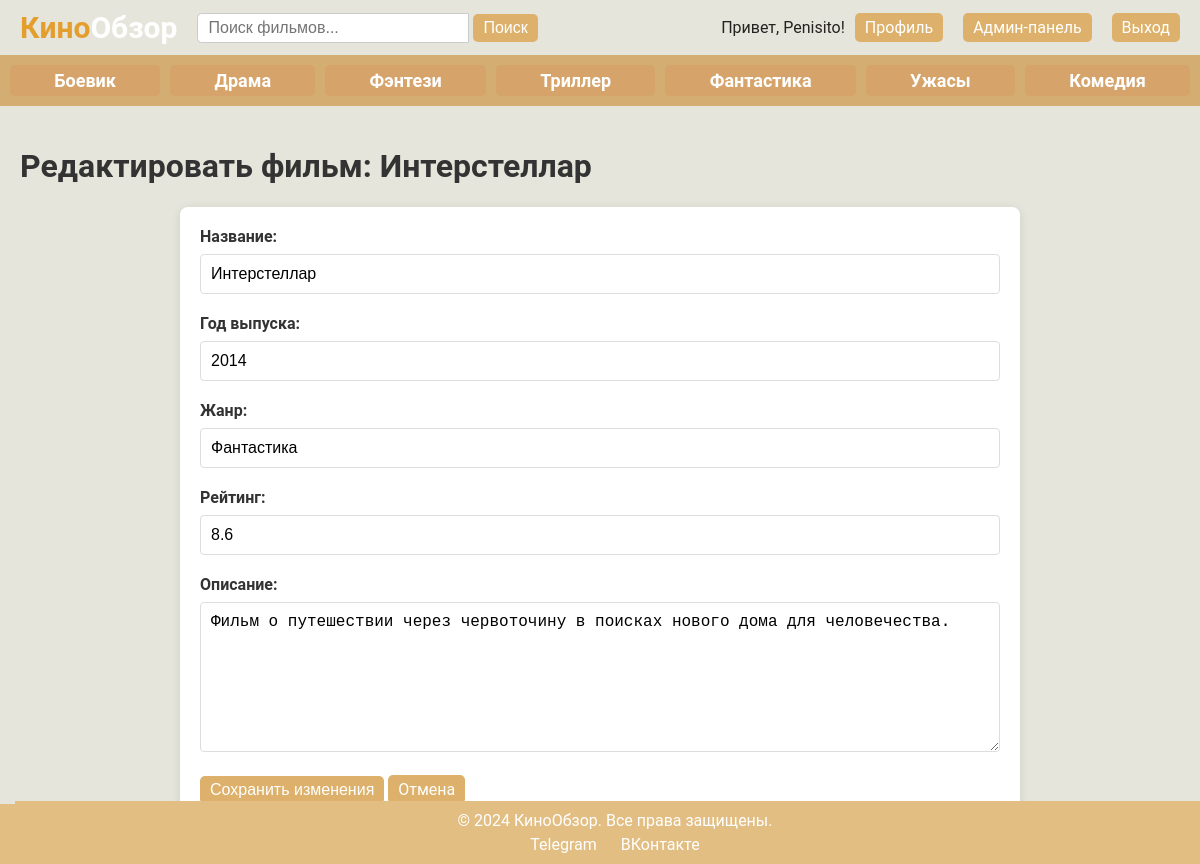
Screenshot of /kinoobzor/edit_movie.php?movie_id=1 (signed in) with the database file from the repository.
### tables this page shows
CREATE TABLE `movies` (
  `id` int NOT NULL,
  `title` varchar(255) NOT NULL,
  `genre` varchar(50) NOT NULL,
  `release_year` int NOT NULL,
  `rating` decimal(3,1) NOT NULL,
  `description` text,
  `created_at` timestamp NULL DEFAULT CURRENT_TIMESTAMP
);

### kinoobzor/edit_movie.php (the view, shortened to what this page needs)
<?php
include 'db.php';
$movie_id = $_GET['movie_id'] ?? null;
$stmt = $db->prepare("SELECT * FROM movies WHERE id = ?");
$stmt->execute([$movie_id]);
$movie = $stmt->fetch(PDO::FETCH_ASSOC);
?>
<!DOCTYPE html>
<html lang="ru">
<head>
    <link rel="stylesheet" href="styles.css">
</head>
<body>
    <?php include 'header.php'; ?>
    <div class="admin-container">
        <h1>Редактировать фильм: <?= htmlspecialchars($movie['title']) ?></h1>
        <form method="POST" class="movie-edit-form">
            <div class="form-group">
                <label for="title">Название:</label>
                <input type="text" id="title" name="title" value="<?= htmlspecialchars($movie['title']) ?>" required>
            </div>
            <div class="form-group">
                <label for="year">Год выпуска:</label>
                <input type="number" id="year" name="year" value="<?= htmlspecialchars($movie['release_year']) ?>" required>
            </div>
            <div class="form-group">
                <label for="genre">Жанр:</label>
                <input type="text" id="genre" name="genre" value="<?= htmlspecialchars($movie['genre']) ?>" required>
            </div>
            <div class="form-group">
                <label for="rating">Рейтинг:</label>
                <input type="number" step="0.1" id="rating" name="rating" min="0" max="10"
                       value="<?= htmlspecialchars($movie['rating']) ?>" required>
            </div>
            <div class="form-group">
                <label for="description">Описание:</label>
                <textarea id="description" name="description" rows="5" required><?= htmlspecialchars($movie['description']) ?></textarea>
            </div>
            <button type="submit" class="button-style">Сохранить изменения</button>
            <a href="admin_panel.php" class="button-style">Отмена</a>
        </form>
    </div>
</body>
</html>

### kinoobzor/styles.css (style rules this page uses)
body { font-family: 'Roboto', sans-serif; background-color: #E5E5DB; color: #333; margin: 0; padding: 0; transition: background-color 0.3s; }
.search-bar button, .button-style { padding: 5px 10px; background-color: #DDB16B; border: none; border-radius: 5px; color: white; cursor: pointer; font-size: 16px; text-decoration: none; }
.admin-container { padding: 20px; max-width: 1200px; margin: 0 auto; }
.movie-edit-form { max-width: 800px; margin: 20px auto; padding: 20px; background: white; border-radius: 8px; box-shadow: 0 2px 10px rgba(0,0,0,0.1); }
.form-group { margin-bottom: 15px; }
.form-group label { display: block; margin-bottom: 5px; font-weight: bold; }
.form-group input, .form-group textarea, .form-group select { width: 100%; padding: 8px; border: 1px solid #ddd; border-radius: 4px; box-sizing: border-box; }
.form-group textarea { min-height: 150px; resize: vertical; }
.form-group { margin-bottom: 20px; }
.form-group label { display: block; margin-bottom: 8px; font-weight: bold; color: #333; }
.form-group input, .form-group textarea { width: 100%; padding: 10px; border: 1px solid #ddd; border-radius: 4px; font-size: 16px; }

### rows the page displays
movies: title "Интерстеллар", year "2014", genre "Фантастика", rating "8.6", description "Фильм о путешествии через червоточину в поисках нового дома для человечества."

### other values shown
$_SESSION['username'] "Penisito"
